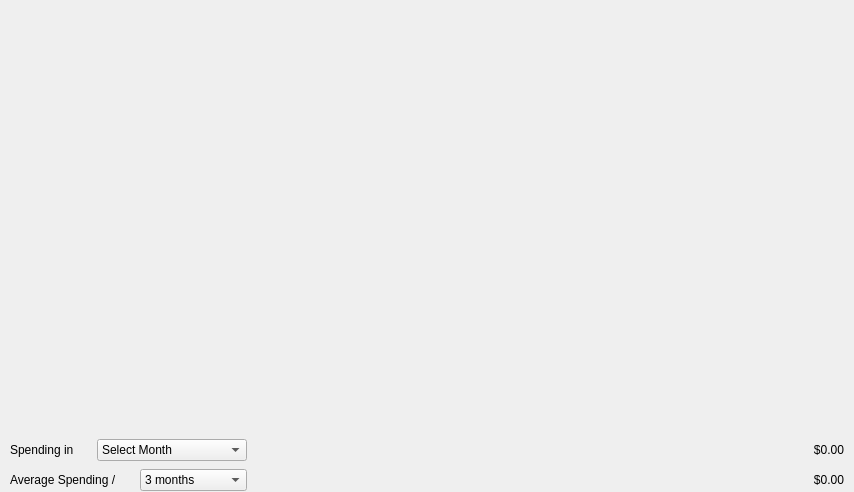
             <widget class="QWidget" name="tab_spending">
              <attribute name="title">
               <string>Spending</string>
              </attribute>
              <layout class="QVBoxLayout" name="verticalLayout_12">
               <property name="leftMargin">
                <number>5</number>
               </property>
               <property name="topMargin">
                <number>5</number>
               </property>
               <property name="rightMargin">
                <number>5</number>
               </property>
               <property name="bottomMargin">
                <number>0</number>
               </property>
               <item>
                <widget class="QFrame" name="frame_spendingHolder">
                 <property name="frameShape">
                  <enum>QFrame::NoFrame</enum>
                 </property>
                 <property name="frameShadow">
                  <enum>QFrame::Raised</enum>
                 </property>
                 <layout class="QVBoxLayout" name="verticalLayout_17">
                  <property name="leftMargin">
                   <number>5</number>
                  </property>
                  <property name="topMargin">
                   <number>5</number>
                  </property>
                  <property name="rightMargin">
                   <number>5</number>
                  </property>
                  <property name="bottomMargin">
                   <number>0</number>
                  </property>
                  <item>
                   <widget class="QFrame" name="frame_barGraphHolder">
                    <property name="minimumSize">
                     <size>
                      <width>834</width>
                      <height>287</height>
                     </size>
                    </property>
                    <property name="frameShape">
                     <enum>QFrame::NoFrame</enum>
                    </property>
                    <property name="frameShadow">
                     <enum>QFrame::Raised</enum>
                    </property>
                    <layout class="QVBoxLayout" name="verticalLayout_14">
                     <property name="leftMargin">
                      <number>0</number>
                     </property>
                     <property name="topMargin">
                      <number>0</number>
                     </property>
                     <property name="rightMargin">
                      <number>0</number>
                     </property>
                     <property name="bottomMargin">
                      <number>0</number>
                     </property>
                     <item>
                      <widget class="MplWidget" name="widget_spendingPlot" native="true">
                       <property name="minimumSize">
                        <size>
                         <width>834</width>
                         <height>422</height>
                        </size>
                       </property>
                       <property name="styleSheet">
                        <string notr="true">font: 25 18pt &quot;Open Sans&quot;;</string>
                       </property>
                      </widget>
                     </item>
                     <item>
                      <widget class="QFrame" name="frame_spendingTextHolder">
                       <property name="styleSheet">
                        <string notr="true">QLabel {
	font: 25 14pt &quot;Open Sans&quot;;
}
</string>
                       </property>
                       <property name="frameShape">
                        <enum>QFrame::NoFrame</enum>
                       </property>
                       <property name="frameShadow">
                        <enum>QFrame::Raised</enum>
                       </property>
                       <layout class="QGridLayout" name="gridLayout_12">
                        <property name="leftMargin">
                         <number>0</number>
                        </property>
                        <property name="topMargin">
                         <number>0</number>
                        </property>
                        <property name="rightMargin">
                         <number>0</number>
                        </property>
                        <property name="bottomMargin">
                         <number>0</number>
                        </property>
                        <item row="0" column="0">
                         <widget class="QLabel" name="label_analysisPage_7">
                          <property name="minimumSize">
                           <size>
                            <width>75</width>
                            <height>24</height>
                           </size>
                          </property>
                          <property name="maximumSize">
                           <size>
                            <width>16777215</width>
                            <height>16777215</height>
                           </size>
                          </property>
                          <property name="text">
                           <string>Spending in</string>
                          </property>
                         </widget>
                        </item>
                        <item row="0" column="6">
                         <widget class="QLabel" name="label_analysisPg_spendingPerMonth">
                          <property name="minimumSize">
                           <size>
                            <width>60</width>
                            <height>24</height>
                           </size>
                          </property>
                          <property name="text">
                           <string>$0.00</string>
                          </property>
                          <property name="alignment">
                           <set>Qt::AlignRight|Qt::AlignTrailing|Qt::AlignVCenter</set>
                          </property>
                         </widget>
                        </item>
                        <item row="0" column="5">
                         <spacer name="horizontalSpacer_3">
                          <property name="orientation">
                           <enum>Qt::Horizontal</enum>
                          </property>
                          <property name="sizeHint" stdset="0">
                           <size>
                            <width>40</width>
                            <height>20</height>
                           </size>
                          </property>
                         </spacer>
                        </item>
                        <item row="0" column="1">
                         <widget class="QComboBox" name="comboBox_analysis_spendingPerMonth">
                          <property name="minimumSize">
                           <size>
                            <width>150</width>
                            <height>21</height>
                           </size>
                          </property>
                          <item>
                           <property name="text">
                            <string>Select Month</string>
                           </property>
                          </item>
                          <item>
                           <property name="text">
                            <string>January</string>
                           </property>
                          </item>
                          <item>
                           <property name="text">
                            <string>February</string>
                           </property>
                          </item>
                          <item>
                           <property name="text">
                            <string>March</string>
                           </property>
                          </item>
                          <item>
                           <property name="text">
                            <string>April</string>
                           </property>
                          </item>
                          <item>
                           <property name="text">
                            <string>May</string>
                           </property>
                          </item>
                          <item>
                           <property name="text">
                            <string>June</string>
                           </property>
                          </item>
                          <item>
                           <property name="text">
                            <string>July</string>
                           </property>
                          </item>
                          <item>
                           <property name="text">
                            <string>August</string>
                           </property>
                          </item>
                          <item>
                           <property name="text">
                            <string>September</string>
                           </property>
                          </item>
                          <item>
                           <property name="text">
                            <string>October</string>
                           </property>
                          </item>
                          <item>
                           <property name="text">
                            <string>November</string>
                           </property>
                          </item>
                          <item>
                           <property name="text">
                            <string>December</string>
                           </property>
                          </item>
                         </widget>
                        </item>
                        <item row="1" column="6">
                         <widget class="QLabel" name="label_analysisPg_avgSpendingPerMonth">
                          <property name="minimumSize">
                           <size>
                            <width>60</width>
                            <height>24</height>
                           </size>
                          </property>
                          <property name="text">
                           <string>$0.00</string>
                          </property>
                          <property name="alignment">
                           <set>Qt::AlignRight|Qt::AlignTrailing|Qt::AlignVCenter</set>
                          </property>
                         </widget>
                        </item>
                        <item row="1" column="0" colspan="2">
                         <widget class="QWidget" name="frame_avgIncomeContainer_2" native="true">
                          <layout class="QHBoxLayout" name="horizontalLayout_5">
                           <property name="spacing">
                            <number>0</number>
                           </property>
                           <property name="leftMargin">
                            <number>0</number>
                           </property>
                           <property name="topMargin">
                            <number>0</number>
                           </property>
                           <property name="rightMargin">
                            <number>0</number>
                           </property>
                           <property name="bottomMargin">
                            <number>0</number>
                           </property>
                           <item>
                            <widget class="QLabel" name="label_analysisPage_8">
                             <property name="minimumSize">
                              <size>
                               <width>130</width>
                               <height>24</height>
                              </size>
                             </property>
                             <property name="maximumSize">
                              <size>
                               <width>16777215</width>
                               <height>16777215</height>
                              </size>
                             </property>
                             <property name="text">
                              <string>Average Spending / </string>
                             </property>
                            </widget>
                           </item>
                           <item>
                            <widget class="QComboBox" name="comboBox_analysis_spendingRange">
                             <property name="minimumSize">
                              <size>
                               <width>107</width>
                               <height>21</height>
                              </size>
                             </property>
                             <property name="sizeAdjustPolicy">
                              <enum>QComboBox::AdjustToMinimumContentsLength</enum>
                             </property>
                             <item>
                              <property name="text">
                               <string>3 months</string>
                              </property>
                             </item>
                             <item>
                              <property name="text">
                               <string>6 months</string>
                              </property>
                             </item>
                             <item>
                              <property name="text">
                               <string>1 year</string>
                              </property>
                             </item>
                            </widget>
                           </item>
                          </layout>
                         </widget>
                        </item>
                       </layout>
                      </widget>
                     </item>
                    </layout>
                   </widget>
                  </item>
                 </layout>
                </widget>
               </item>
              </layout>
             </widget>
